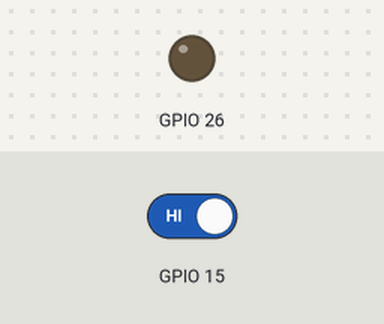
The sketch below on a simulated ESP32. Shown: output pins drawn as LEDs (lit = HIGH). Inputs (shaded band) come from the test bench; at power-on: GPIO 15 HIGH. What the sketch prints to the serial monitor is not drawn.

Above: at 1.2 s.
1.3 s: GPIO 15 driven LOW
At 1.6 s:
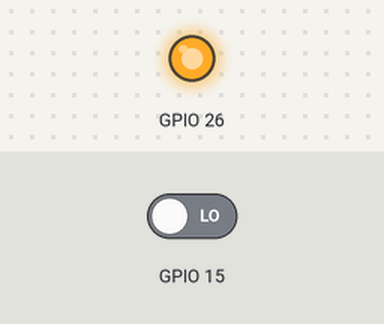
Timing chart, 0 to 4.3 s (numbered marks = the images above; inputs shaded):
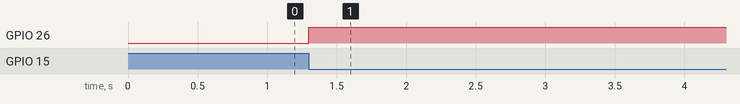

Measured:
- after the input at 1.3 s, GPIO 26: LOW → HIGH at once

The sketch:

test_1.ino
```cpp
int toggle = true;
int before = false;
int count = 0;

void setup() {
  pinMode(15,INPUT);
  pinMode(26,OUTPUT);
  Serial.begin(115200);
}

void loop() {
  toggle = !digitalRead(15);
  if(toggle == 1 && before == 0) {
    count = count + 1;
  }

  if( count % 2 == 0 ) {
    digitalWrite(26, 0);
  }
  else {
    digitalWrite(26, 1);
  }
  before = toggle;

  Serial.print(toggle);
  Serial.print(before);
  Serial.println(count);


}
```
